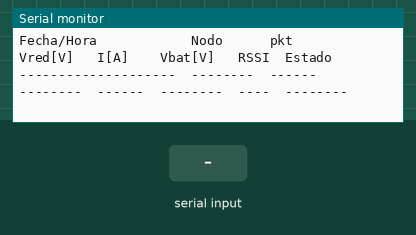
The sketch below on a simulated ESP32. Shown: the last lines printed to the serial monitor. The test bench sets the inputs (shaded band). Storage starts empty.

Above: at 1.2 s.
1.3 s: "N:\n" received over the second serial link
At 2.0 s:
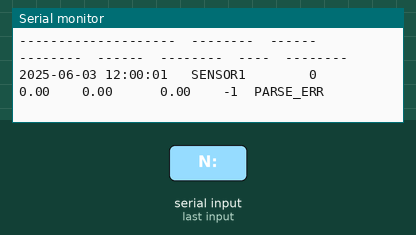
2.8 s: "90 45\n" received over the second serial link
At 3.2 s:
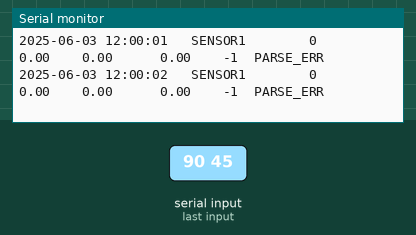

The sketch:

Nodo_coordinador_log.ino
```cpp
#include <SPI.h>
#include <SD.h>

// UART para XBee (ESP32)
#define RXD2 16
#define TXD2 17

// Chip Select de la SD en ESP32 (ajústalo a tu placa)
const uint8_t SD_CS = 5;

File logFile;
unsigned long lastFlush = 0;
const unsigned long FLUSH_MS = 30000;
uint32_t paquetesRecibidos = 0;

// ---- Utilidades ----
String obtenerFechaHora() {
  unsigned long segundos = millis() / 1000;
  int hh = 12 + (segundos / 3600) % 12;
  int mm = (segundos / 60) % 60;
  int ss = segundos % 60;
  char buf[20];
  sprintf(buf, "2025-06-03 %02d:%02d:%02d", hh, mm, ss);
  return String(buf);
}

// Busca "clave:" y obtiene el valor hasta el siguiente espacio o fin de línea.
// Devuelve true si encontró y pudo convertir a float (o a unsigned long si isInt=true).
bool extraerValor(const String& data, const char* clave, float& outVal) {
  int k = data.indexOf(clave);
  if (k < 0) return false;
  k += strlen(clave);
  // saltar espacios
  while (k < (int)data.length() && data[k] == ' ') k++;
  int end = data.indexOf(' ', k);
  if (end < 0) end = data.length();
  String token = data.substring(k, end);
  token.trim();
  if (token.length() == 0) return false;
  outVal = token.toFloat();
  return true;
}

bool extraerIdPaquete(const String& data, unsigned long& outId) {
  int k = data.indexOf("N:");
  if (k < 0) return false;
  k += 2;
  while (k < (int)data.length() && data[k] == ' ') k++;
  int end = data.indexOf(' ', k);
  if (end < 0) end = data.length();
  String token = data.substring(k, end);
  token.trim();
  if (token.length() == 0) return false;

  // toInt() retorna long con base 10
  long v = token.toInt();
  if (v < 0) return false;
  outId = (unsigned long)v;
  return true;
}

// Parseo robusto del frame "N: V: I: B:" en cualquier orden.
// Devuelve true si pudo extraer todos.
bool parseFrame(const String& data, unsigned long& id, float& vred, float& iamp, float& vbat) {
  bool ok = true;
  ok &= extraerIdPaquete(data, id);
  ok &= extraerValor(data, "V:", vred);
  ok &= extraerValor(data, "I:", iamp);
  ok &= extraerValor(data, "B:", vbat);
  return ok;
}

void setup() {
  Serial.begin(115200);
  Serial2.begin(9600, SERIAL_8N1, RXD2, TXD2);

  Serial.println("Nodo coordinador Log iniciado");
  if (!SD.begin(SD_CS)) {
    Serial.println("[SD] SD no inicializada");
  } else {
    logFile = SD.open("/clog.txt", FILE_WRITE);
    if (logFile) {
      // Mantengo tu encabezado original (usa la batería del sensor recibida en B:)
      logFile.println("fecha_hora,id_paquete,id_nodo,RSSI,estado,voltaje_bateria");
      logFile.flush();
    }
  }

  // Encabezado bonito para la consola
  Serial.println();
  Serial.println(F("==== COORDINADOR ESP32 (XBee) ===="));
  Serial.println(F("Esperando tramas del sensor (formato: N:<id> V:<Vr> I:<I> B:<Vbat>)"));
  Serial.println();
  Serial.println(F("Fecha/Hora            Nodo      pkt     Vred[V]   I[A]    Vbat[V]   RSSI  Estado"));
  Serial.println(F("--------------------  --------  ------  --------  ------  --------  ----  --------"));
}

void loop() {
  if (Serial2.available()) {
    String data = Serial2.readStringUntil('\n');
    data.trim();
    if (data.length() > 0) {
      paquetesRecibidos++;

      unsigned long id = 0;
      float vred = NAN, iamp = NAN, vbat = NAN;

      bool ok = parseFrame(data, id, vred, iamp, vbat);
      int rssi = -1;             // XBee en modo transparente no entrega RSSI por UART
      const char* estado = ok ? "OK" : "PARSE_ERR";
      String fecha_hora = obtenerFechaHora();

      // ---- Impresión bonita en consola ----
      // Alinear columnas manualmente
      char lineaBonita[160];
      // %-20s fecha fija, %-8s nodo, %6lu pkt, %8.2f, %6.2f, %8.2f, %4d RSSI, %-8s estado
      snprintf(lineaBonita, sizeof(lineaBonita),
               "%-20s  %-8s  %6lu  %8.2f  %6.2f  %8.2f  %4d  %-8s",
               fecha_hora.c_str(),
               "SENSOR1",
               id,
               ok ? vred : 0.0,
               ok ? iamp : 0.0,
               ok ? vbat : 0.0,
               rssi,
               estado);
      Serial.println(lineaBonita);

      // ---- Registro a SD (mantengo tu CSV original) ----
      // Usamos la batería del sensor (B:) para el campo "voltaje_bateria"
      if (logFile) {
        String lineaCSV = fecha_hora + "," + String(id) + ",SENSOR1," +
                          String(rssi) + "," + estado + "," + String(ok ? vbat : 0.0, 2);
        logFile.println(lineaCSV);
      }

      // ---- Comando al sensor (opcional) ----
      // Si no quieres encender siempre el relé, comenta la siguiente línea.
      Serial2.println("ON");
    }
  }

  if (logFile && millis() - lastFlush >= FLUSH_MS) {
    logFile.flush();
    lastFlush = millis();
  }
}
```

Measured:
- after the input at 1.3 s, the serial monitor: prints a new line at once (image 1)
- after the input at 2.8 s, the serial monitor: prints a new line at once (image 2)
